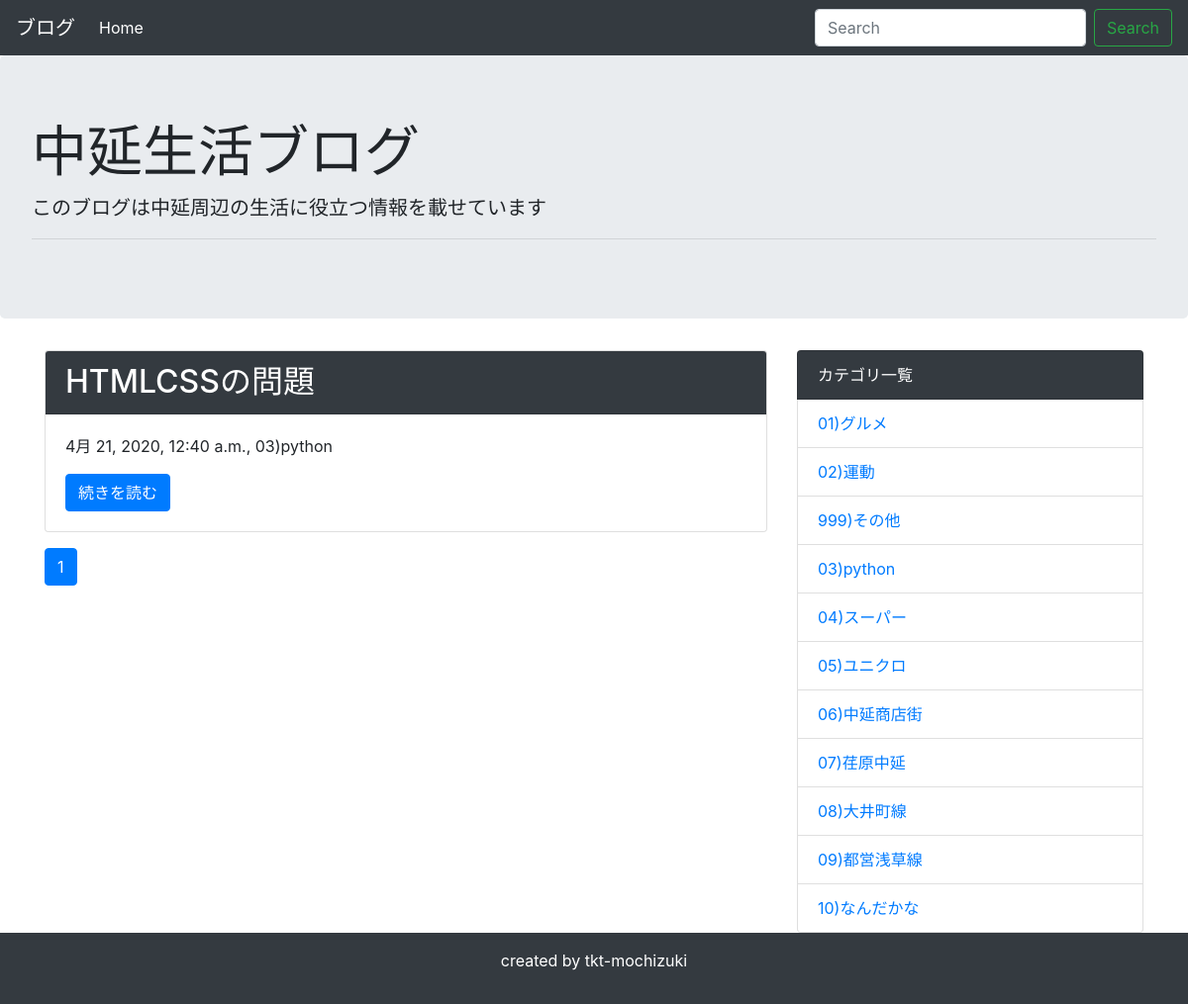
The app's page /category/4/ with its own data.
### blog/models.py (models this page shows, shortened)
class Post(models.Model):
    title = models.CharField('タイトル', max_length=100)
    text = models.TextField('本文')
    created_at = models.DateTimeField('作成日',default=timezone.now)
    category = models.ForeignKey(
        Category, verbose_name = 'カテゴリ', on_delete = models.PROTECT
    )

class Category(models.Model):
    name = models.CharField('カテゴリー名', max_length=200)
    created_at = models.DateTimeField('作成日',default=timezone.now)
    def __str__(self):
        return self.name

### blog/views.py (the view)
# urls.py: path('category/<int:pk>/', views.CategoryView.as_view(), name='category'),
class CategoryView(generic.ListView):
    template_name = 'blog/post_list.html'
    model = Post
    paginate_by = 10 # 追加
    def get_queryset(self):
        category = get_object_or_404(Category, pk=self.kwargs['pk'])
        queryset = Post.objects.order_by('created_at').filter(category=category)
        return queryset

### blog/context_processors.py (called while the page is built)
def common(request):
    context = {
        'category_list':Category.objects.all(),
    }
    return context

### blog/templatetags/mytag.py (called while the page is built)
@register.simple_tag
def url_replace(request, field, value):
    url_dict = request.GET.copy()
    url_dict[field] = value
    return url_dict.urlencode()

### blog/templates/blog/post_list.html
{% extends 'blog/base.html' %}
{% block content %}
{% for post in post_list %}
<div class="card mb-3">
    <h2 class="card-header bg-dark text-white">{{ post.title }}</h2>
    <div class="card-body">
      <p>{{ post.created_at }}, {{ post.category }}</p>
      <a href="{% url 'blog:detail' post.pk %}" class="btn btn-primary">続きを読む</a>
    </div>
</div>
{% endfor %}
{% include 'blog/pagination.html' %}
{% endblock %}

### blog/templates/blog/base.html (shortened to what this page needs)
<!doctype html>
<html lang="ja">
  <head>
    <link rel="stylesheet" href="https://stackpath.bootstrapcdn.com/bootstrap/4.4.1/css/bootstrap.min.css">
  </head>
  <body>
    <nav class="navbar navbar-expand-lg navbar-dark bg-dark">
      <a class="navbar-brand" href="#">ブログ</a>
      <div class="collapse navbar-collapse" id="navbarSupportedContent">
        <ul class="navbar-nav mr-auto">
          <li class="nav-item active">
            <a class="nav-link" href="{% url 'blog:index' %}">Home</a>
          </li>
        </ul>
        <form class="form-inline my-2 my-lg-0" method="GET" action="{% url 'blog:index' %}">
          <input class="form-control mr-sm-2" type="text" placeholder="Search" aria-label="Search" name="keyword">
          <button class="btn btn-outline-success my-2 my-sm-0" type="submit">Search</button>
        </form>
      </div>
    </nav>
    <div class="jumbotron">
      <h1 class="display-4">中延生活ブログ</h1>
      <p class="lead">このブログは中延周辺の生活に役立つ情報を載せています</p>
      <hr class="my-2">
    </div>
    <div class="container">
      <div class="row">
          <div class="col-md-8">
              {% block content %}
              {% endblock %}
          </div>
          <div class="col-md-4">
              <ul class="list-group">
                  <li class="list-group-item bg-dark text-white">カテゴリ一覧</li>
                  {% for category in category_list %}
                  <li class="list-group-item"><a href="{% url 'blog:category' category.pk %}">{{ category }}</a></li>
                  {% endfor %}
              </ul>
          </div>
      </div>
    </div>
    <footer class="bg-dark text-white text-center py-3">
        <p>created by tkt-mochizuki</p>
    </footer>
  </body>
</html>

### records on screen
Post: title "HTMLCSSの問題", created_at "4月 21, 2020, 12:40 a.m.", category "03)python"
Category: name "01)グルメ"
Category: name "02)運動"
Category: name "999)その他"
Category: name "03)python"
Category: name "04)スーパー"
Category: name "05)ユニクロ"
Category: name "06)中延商店街"
Category: name "07)荏原中延"
Category: name "08)大井町線"
Category: name "09)都営浅草線"
Category: name "10)なんだかな"

### other values on screen
{{ link_page }} "1"
